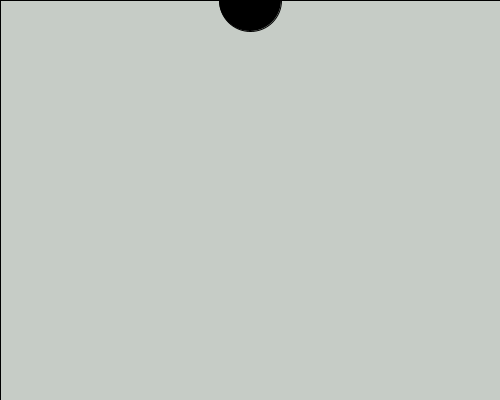
Frame 1 (no input)
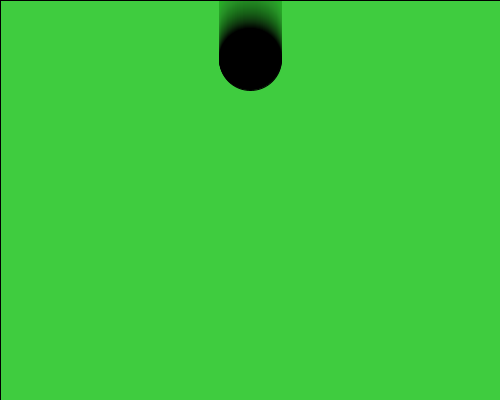
Frame 60 (the mouse pressed at the canvas centre just before this capture)
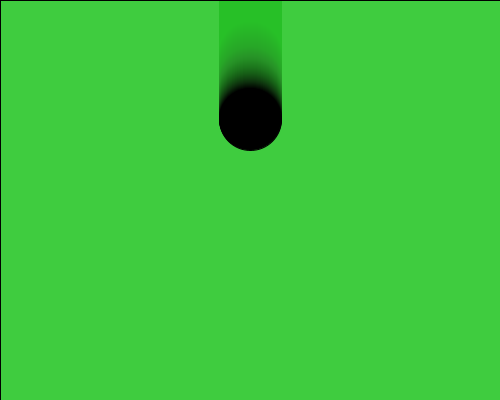
Frame 120 (the mouse held since frame 60 and released just before this capture)

The Processing sketch that drew these frames (run headless with seeded random() and noise(); from frame 60 on, the mouse is pressed at the canvas centre):

// Processing sketch: test_160515b
// ── test_160515b.pde
  class Test0{
    String fuga = "abc";
    void fff(){println(fuga);}
    class Test{
      int n;
      Test(){n = 100;}
      int getN(){return n;}
      void setN(int m){n = m;}
    }
    void hoge(){
      class Test2{int i = 444;}
      Test2 u = new Test2();
      println(u.i);
      Test t = new Test();
      t.setN(4);
      println(t.getN());
    }
  }
void setup(){
  size(500,400);
  int[] arr = new int[4];
  for(int i = 0; i < 4; i++) arr[i] = i + 1;
  int n = arr[3];
  Test0 t0 = new Test0();
  t0.hoge();
  t0.fff();
  {println("block");}
  int a = 0 , b = 3; 
  float ans = 0;
  println(a / b);
  println((float)a / b);
  a = 2;
  ans = a / b;
  println(ans);
  ans = a / (float)b;
  println(ans);
  float a1 = 255 , total = 0;
  for(int i = 0; i < 8; i++) total += a1;
  total /= 8;
  println(total==255);
  int t;
  println(t = (t = (int)random(2 , 5)) >= 5 ? 4 : t);
  println(t);
  int[] number = new int[3];
  for(int i = 0; i < 1000; i++){
      t = (t = (int)random(2 , 5)) >= 5 ? 4 : t;
      for(int j = 0; j < number.length; j++) if(t == j + 2) number[j]++;
  }
  int sum = 0;
  for(int i = 0; i < number.length; i++){
    println(i + 2 +" : "+ number[i]);
    sum += number[i];
  }
  println("sum : " + sum);
  println((int)pow(2 , 1));
  println((int)#FFCC00);
  println(343.2 % 37);
  println(343.2 % (37 * 2));
  int[] arr1 = {};
  println("arr1" + arr1);
}
float h = 0;
void draw(){
  //background(#EF2EF0 , 100);
  fill(#30D139 , 10);
  rect(0 , 0 , width , height);
  fill(0);
  ellipse(width / 2 , h++ , width / 8 , width / 8);
}
